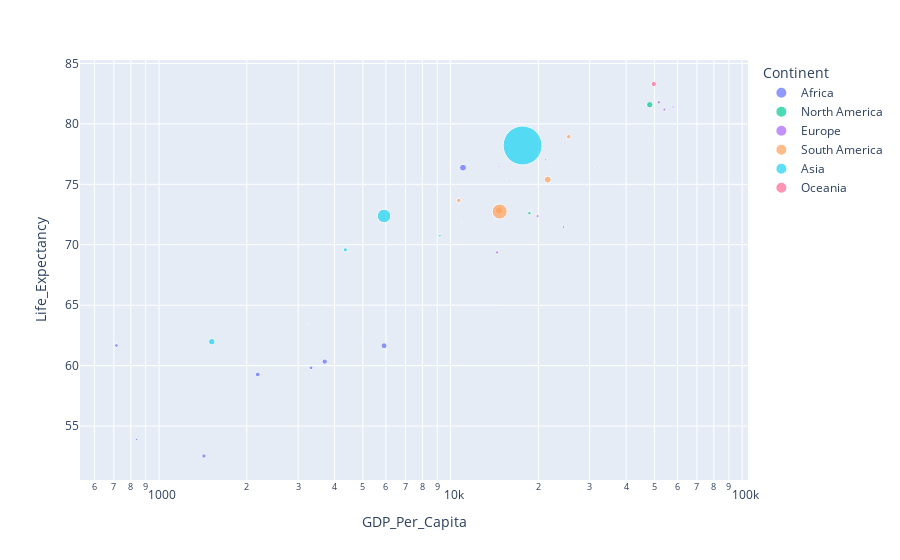

Notebook code cell kept with this figure:
### Markdown cell above
## Exploring plotly

### Code cell
import plotly.express as px
population = pd.read_csv('../data/population.csv')
population = population.rename(columns={'Country or Area': 'Country', 'Year(s)':'Year', 'Value':'Population', 'Variant':'Pop_Variant'})
gdp_le_pop = pd.merge(gdp_le, population, on=['Country','Year'], how='outer')
gdp_le_pop_med = gdp_le_pop[gdp_le_pop['Pop_Variant']=='Medium']
gdp_le_pop_med = gdp_le_pop_med.sort_values('Year')
fig = px.scatter(gdp_le_pop_med.query("Year==2021"), x="GDP_Per_Capita", y="Life_Expectancy", size="Population", color="Continent",
           hover_name="Country", log_x=True, size_max=50)
fig.show()

### Figure 1 — Plotly figure (JSON) as saved in the notebook; plotly's stock layout.template omitted (floating-point values rounded to 4 significant figures)
{"data": [{"hovertemplate": "<b>%{hovertext}</b><br><br>Continent=Africa<br>GDP_Per_Capita=%{x}<br>Life_Expectancy=%{y}<br>Population=%{marker.size}<extra></extra>", "hovertext": ["Algeria", "Benin", "Angola", "Burundi", "Central African Republic", "Chad", "Comoros", "Djibouti", "Cameroon", "Cabo Verde", "Botswana", "Equatorial Guinea", "Burkina Faso"], "legendgroup": "Africa", "marker": {"color": "#636efa", "size": [44180.0, 13000.0, 34500.0, 12550.0, 5457.0, 17180.0, 821.6, 1106.0, 27200.0, 587.9, 2588.0, 1634.0, 22100.0], "sizemode": "area", "sizeref": 1878.0, "symbol": "circle"}, "mode": "markers", "name": "Africa", "orientation": "v", "showlegend": true, "type": "scatter", "x": [11030.0, 3322.0, 5912.0, 714.1, 837.5, 1425.0, 3229.0, 4913.0, 3700.0, 6593.0, 14910.0, 14640.0, 2180.0], "xaxis": "x", "y": [76.38, 59.82, 61.64, 61.66, 53.9, 52.52, 63.42, 62.3, 60.33, 74.05, 61.14, 60.59, 59.27], "yaxis": "y"}, {"hovertemplate": "<b>%{hovertext}</b><br><br>Continent=North America<br>GDP_Per_Capita=%{x}<br>Life_Expectancy=%{y}<br>Population=%{marker.size}<extra></extra>", "hovertext": ["Costa Rica", "Aruba", "Bermuda", "Dominica", "Antigua and Barbuda", "Cayman Islands", "Canada", "Belize", "Barbados", "Dominican Republic", "El Salvador"], "legendgroup": "North America", "marker": {"color": "#00cc96", "size": [5154.0, 106.5, 64.19, 72.41, 93.22, 68.14, 38160.0, 400.0, 281.2, 11120.0, 6314.0], "sizemode": "area", "sizeref": 1878.0, "symbol": "circle"}, "mode": "markers", "name": "North America", "orientation": "v", "showlegend": true, "type": "scatter", "x": [21190.0, 38870.0, 78570.0, 10900.0, 19900.0, 69400.0, 48220.0, 8762.0, 13750.0, 18630.0, 9192.0], "xaxis": "x", "y": [77.02, 74.63, 79.28, 72.81, 78.5, 82.01, 81.59, 70.47, 77.57, 72.61, 70.75], "yaxis": "y"}, {"hovertemplate": "<b>%{hovertext}</b><br><br>Continent=Europe<br>GDP_Per_Capita=%{x}<br>Life_Expectancy=%{y}<br>Population=%{marker.size}<extra></extra>", "hovertext": ["Cyprus", "Croatia", "Armenia", "Bosnia and Herzegovina", "Albania", "Belarus", "Austria", "Bulgaria", "Denmark", "Azerbaijan", "Belgium"], "legendgroup": "Europe", "marker": {"color": "#ab63fa", "size": [1244.0, 4060.0, 2791.0, 3271.0, 2855.0, 9578.0, 8922.0, 6886.0, 5854.0, 10310.0, 11610.0], "sizemode": "area", "sizeref": 1878.0, "symbol": "circle"}, "mode": "markers", "name": "Europe", "orientation": "v", "showlegend": true, "type": "scatter", "x": [41690.0, 31790.0, 14190.0, 15890.0, 14600.0, 19870.0, 54120.0, 24390.0, 57960.0, 14430.0, 51820.0], "xaxis": "x", "y": [81.2, 76.42, 72.04, 75.3, 76.46, 72.37, 81.19, 71.46, 81.4, 69.37, 81.79], "yaxis": "y"}, {"hovertemplate": "<b>%{hovertext}</b><br><br>Continent=South America<br>GDP_Per_Capita=%{x}<br>Life_Expectancy=%{y}<br>Population=%{marker.size}<extra></extra>", "hovertext": ["Colombia", "Chile", "Ecuador", "Brazil", "Argentina"], "legendgroup": "South America", "marker": {"color": "#FFA15A", "size": [51520.0, 19490.0, 17800.0, 214300.0, 45280.0], "sizemode": "area", "sizeref": 1878.0, "symbol": "circle"}, "mode": "markers", "name": "South America", "orientation": "v", "showlegend": true, "type": "scatter", "x": [14660.0, 25410.0, 10670.0, 14740.0, 21530.0], "xaxis": "x", "y": [72.83, 78.94, 73.67, 72.75, 75.39], "yaxis": "y"}, {"hovertemplate": "<b>%{hovertext}</b><br><br>Continent=Asia<br>GDP_Per_Capita=%{x}<br>Life_Expectancy=%{y}<br>Population=%{marker.size}<extra></extra>", "hovertext": ["Bahrain", "Bangladesh", "Afghanistan", "China", "Cambodia", "Bhutan"], "legendgroup": "Asia", "marker": {"color": "#19d3f3", "size": [1463.0, 169400.0, 40100.0, 1426000.0, 16590.0, 777.5], "sizemode": "area", "sizeref": 1878.0, "symbol": "circle"}, "mode": "markers", "name": "Asia", "orientation": "v", "showlegend": true, "type": "scatter", "x": [49750.0, 5911.0, 1517.0, 17660.0, 4355.0, 10910.0], "xaxis": "x", "y": [78.76, 72.38, 61.98, 78.21, 69.58, 71.81], "yaxis": "y"}, {"hovertemplate": "<b>%{hovertext}</b><br><br>Continent=Oceania<br>GDP_Per_Capita=%{x}<br>Life_Expectancy=%{y}<br>Population=%{marker.size}<extra></extra>", "hovertext": ["Australia"], "legendgroup": "Oceania", "marker": {"color": "#FF6692", "size": [25920.0], "sizemode": "area", "sizeref": 1878.0, "symbol": "circle"}, "mode": "markers", "name": "Oceania", "orientation": "v", "showlegend": true, "type": "scatter", "x": [49770.0], "xaxis": "x", "y": [83.3], "yaxis": "y"}], "layout": {"legend": {"itemsizing": "constant", "title": {"text": "Continent"}, "tracegroupgap": 0}, "margin": {"t": 60}, "xaxis": {"anchor": "y", "domain": [0, 1], "title": {"text": "GDP_Per_Capita"}, "type": "log"}, "yaxis": {"anchor": "x", "domain": [0, 1], "title": {"text": "Life_Expectancy"}}}}
